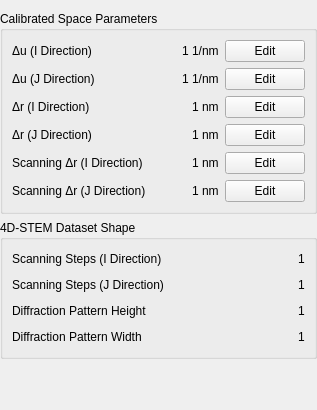
         <widget class="QWidget" name="page_space">
          <layout class="QVBoxLayout" name="verticalLayout_17">
           <property name="leftMargin">
            <number>0</number>
           </property>
           <property name="rightMargin">
            <number>0</number>
           </property>
           <item>
            <widget class="QGroupBox" name="groupBox_4">
             <property name="title">
              <string>Calibrated Space Parameters</string>
             </property>
             <layout class="QVBoxLayout" name="verticalLayout_16">
              <item>
               <layout class="QHBoxLayout" name="horizontalLayout_27">
                <item>
                 <widget class="QLabel" name="label_24">
                  <property name="text">
                   <string>Δu (I Direction)</string>
                  </property>
                 </widget>
                </item>
                <item>
                 <spacer name="horizontalSpacer_20">
                  <property name="orientation">
                   <enum>Qt::Horizontal</enum>
                  </property>
                  <property name="sizeHint" stdset="0">
                   <size>
                    <width>40</width>
                    <height>20</height>
                   </size>
                  </property>
                 </spacer>
                </item>
                <item>
                 <widget class="QLabel" name="label_du_i">
                  <property name="text">
                   <string>1 1/nm</string>
                  </property>
                 </widget>
                </item>
                <item>
                 <widget class="QPushButton" name="pushButton_edit_du_i">
                  <property name="text">
                   <string>Edit</string>
                  </property>
                 </widget>
                </item>
               </layout>
              </item>
              <item>
               <layout class="QHBoxLayout" name="horizontalLayout_26">
                <item>
                 <widget class="QLabel" name="label_25">
                  <property name="text">
                   <string>Δu (J Direction)</string>
                  </property>
                 </widget>
                </item>
                <item>
                 <spacer name="horizontalSpacer_21">
                  <property name="orientation">
                   <enum>Qt::Horizontal</enum>
                  </property>
                  <property name="sizeHint" stdset="0">
                   <size>
                    <width>40</width>
                    <height>20</height>
                   </size>
                  </property>
                 </spacer>
                </item>
                <item>
                 <widget class="QLabel" name="label_du_j">
                  <property name="text">
                   <string>1 1/nm</string>
                  </property>
                 </widget>
                </item>
                <item>
                 <widget class="QPushButton" name="pushButton_edit_du_j">
                  <property name="text">
                   <string>Edit</string>
                  </property>
                 </widget>
                </item>
               </layout>
              </item>
              <item>
               <layout class="QHBoxLayout" name="horizontalLayout_25">
                <item>
                 <widget class="QLabel" name="label_28">
                  <property name="text">
                   <string>Δr (I Direction)</string>
                  </property>
                 </widget>
                </item>
                <item>
                 <spacer name="horizontalSpacer_22">
                  <property name="orientation">
                   <enum>Qt::Horizontal</enum>
                  </property>
                  <property name="sizeHint" stdset="0">
                   <size>
                    <width>40</width>
                    <height>20</height>
                   </size>
                  </property>
                 </spacer>
                </item>
                <item>
                 <widget class="QLabel" name="label_dr_i">
                  <property name="text">
                   <string>1 nm</string>
                  </property>
                 </widget>
                </item>
                <item>
                 <widget class="QPushButton" name="pushButton_edit_dr_i">
                  <property name="text">
                   <string>Edit</string>
                  </property>
                 </widget>
                </item>
               </layout>
              </item>
              <item>
               <layout class="QHBoxLayout" name="horizontalLayout_24">
                <item>
                 <widget class="QLabel" name="label_29">
                  <property name="text">
                   <string>Δr (J Direction)</string>
                  </property>
                 </widget>
                </item>
                <item>
                 <spacer name="horizontalSpacer_23">
                  <property name="orientation">
                   <enum>Qt::Horizontal</enum>
                  </property>
                  <property name="sizeHint" stdset="0">
                   <size>
                    <width>40</width>
                    <height>20</height>
                   </size>
                  </property>
                 </spacer>
                </item>
                <item>
                 <widget class="QLabel" name="label_dr_j">
                  <property name="text">
                   <string>1 nm</string>
                  </property>
                 </widget>
                </item>
                <item>
                 <widget class="QPushButton" name="pushButton_edit_dr_j">
                  <property name="text">
                   <string>Edit</string>
                  </property>
                 </widget>
                </item>
               </layout>
              </item>
              <item>
               <layout class="QHBoxLayout" name="horizontalLayout_23">
                <item>
                 <widget class="QLabel" name="label_26">
                  <property name="text">
                   <string>Scanning Δr (I Direction)</string>
                  </property>
                 </widget>
                </item>
                <item>
                 <spacer name="horizontalSpacer_24">
                  <property name="orientation">
                   <enum>Qt::Horizontal</enum>
                  </property>
                  <property name="sizeHint" stdset="0">
                   <size>
                    <width>40</width>
                    <height>20</height>
                   </size>
                  </property>
                 </spacer>
                </item>
                <item>
                 <widget class="QLabel" name="label_scan_dr_i">
                  <property name="text">
                   <string>1 nm</string>
                  </property>
                 </widget>
                </item>
                <item>
                 <widget class="QPushButton" name="pushButton_edit_scan_dr_i">
                  <property name="text">
                   <string>Edit</string>
                  </property>
                 </widget>
                </item>
               </layout>
              </item>
              <item>
               <layout class="QHBoxLayout" name="horizontalLayout_22">
                <item>
                 <widget class="QLabel" name="label_27">
                  <property name="text">
                   <string>Scanning Δr (J Direction)</string>
                  </property>
                 </widget>
                </item>
                <item>
                 <spacer name="horizontalSpacer_25">
                  <property name="orientation">
                   <enum>Qt::Horizontal</enum>
                  </property>
                  <property name="sizeHint" stdset="0">
                   <size>
                    <width>40</width>
                    <height>20</height>
                   </size>
                  </property>
                 </spacer>
                </item>
                <item>
                 <widget class="QLabel" name="label_scan_dr_j">
                  <property name="text">
                   <string>1 nm</string>
                  </property>
                 </widget>
                </item>
                <item>
                 <widget class="QPushButton" name="pushButton_edit_scan_dr_j">
                  <property name="text">
                   <string>Edit</string>
                  </property>
                 </widget>
                </item>
               </layout>
              </item>
             </layout>
            </widget>
           </item>
           <item>
            <widget class="QGroupBox" name="groupBox_5">
             <property name="title">
              <string>4D-STEM Dataset Shape</string>
             </property>
             <layout class="QVBoxLayout" name="verticalLayout_15">
              <item>
               <layout class="QHBoxLayout" name="horizontalLayout_28">
                <item>
                 <widget class="QLabel" name="label_30">
                  <property name="text">
                   <string>Scanning Steps (I Direction)</string>
                  </property>
                 </widget>
                </item>
                <item>
                 <spacer name="horizontalSpacer_26">
                  <property name="orientation">
                   <enum>Qt::Horizontal</enum>
                  </property>
                  <property name="sizeHint" stdset="0">
                   <size>
                    <width>40</width>
                    <height>20</height>
                   </size>
                  </property>
                 </spacer>
                </item>
                <item>
                 <widget class="QLabel" name="label_scan_i">
                  <property name="text">
                   <string>1</string>
                  </property>
                 </widget>
                </item>
               </layout>
              </item>
              <item>
               <layout class="QHBoxLayout" name="horizontalLayout_29">
                <item>
                 <widget class="QLabel" name="label_31">
                  <property name="text">
                   <string>Scanning Steps (J Direction)</string>
                  </property>
                 </widget>
                </item>
                <item>
                 <spacer name="horizontalSpacer_27">
                  <property name="orientation">
                   <enum>Qt::Horizontal</enum>
                  </property>
                  <property name="sizeHint" stdset="0">
                   <size>
                    <width>40</width>
                    <height>20</height>
                   </size>
                  </property>
                 </spacer>
                </item>
                <item>
                 <widget class="QLabel" name="label_scan_j">
                  <property name="text">
                   <string>1</string>
                  </property>
                 </widget>
                </item>
               </layout>
              </item>
              <item>
               <layout class="QHBoxLayout" name="horizontalLayout_30">
                <item>
                 <widget class="QLabel" name="label_32">
                  <property name="text">
                   <string>Diffraction Pattern Height</string>
                  </property>
                 </widget>
                </item>
                <item>
                 <spacer name="horizontalSpacer_28">
                  <property name="orientation">
                   <enum>Qt::Horizontal</enum>
                  </property>
                  <property name="sizeHint" stdset="0">
                   <size>
                    <width>40</width>
                    <height>20</height>
                   </size>
                  </property>
                 </spacer>
                </item>
                <item>
                 <widget class="QLabel" name="label_dp_i">
                  <property name="text">
                   <string>1</string>
                  </property>
                 </widget>
                </item>
               </layout>
              </item>
              <item>
               <layout class="QHBoxLayout" name="horizontalLayout_31">
                <item>
                 <widget class="QLabel" name="label_33">
                  <property name="text">
                   <string>Diffraction Pattern Width</string>
                  </property>
                 </widget>
                </item>
                <item>
                 <spacer name="horizontalSpacer_29">
                  <property name="orientation">
                   <enum>Qt::Horizontal</enum>
                  </property>
                  <property name="sizeHint" stdset="0">
                   <size>
                    <width>40</width>
                    <height>20</height>
                   </size>
                  </property>
                 </spacer>
                </item>
                <item>
                 <widget class="QLabel" name="label_dp_j">
                  <property name="text">
                   <string>1</string>
                  </property>
                 </widget>
                </item>
               </layout>
              </item>
             </layout>
            </widget>
           </item>
           <item>
            <spacer name="verticalSpacer_4">
             <property name="orientation">
              <enum>Qt::Vertical</enum>
             </property>
             <property name="sizeHint" stdset="0">
              <size>
               <width>20</width>
               <height>40</height>
              </size>
             </property>
            </spacer>
           </item>
          </layout>
         </widget>
